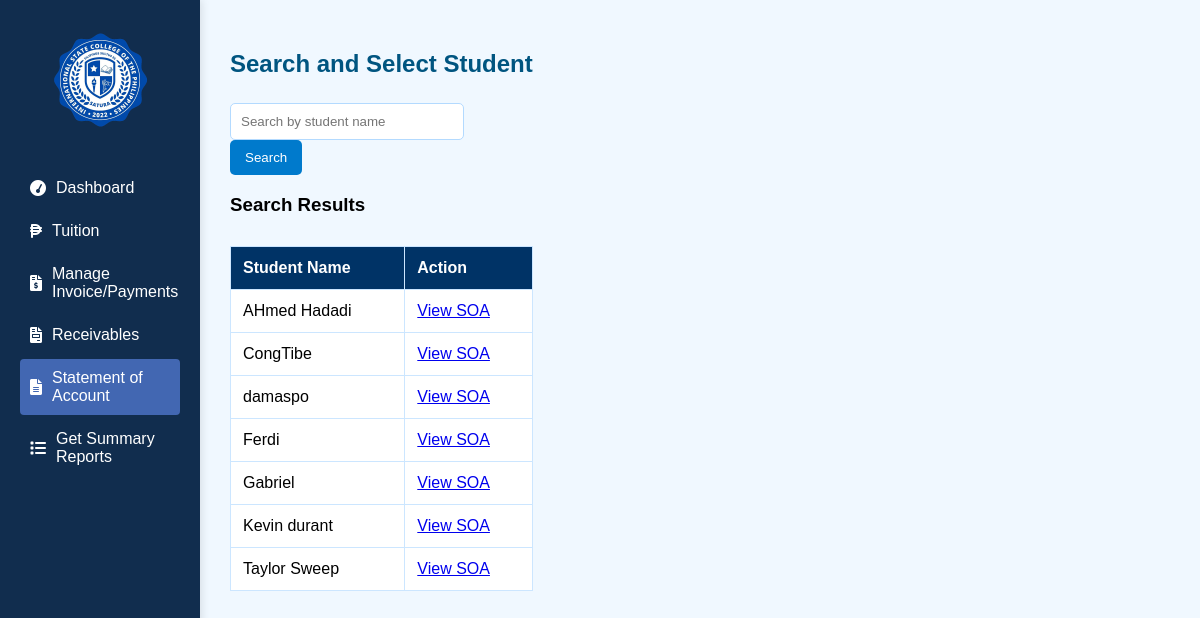
The page /Cashier/soa.php on the database as committed earlier.
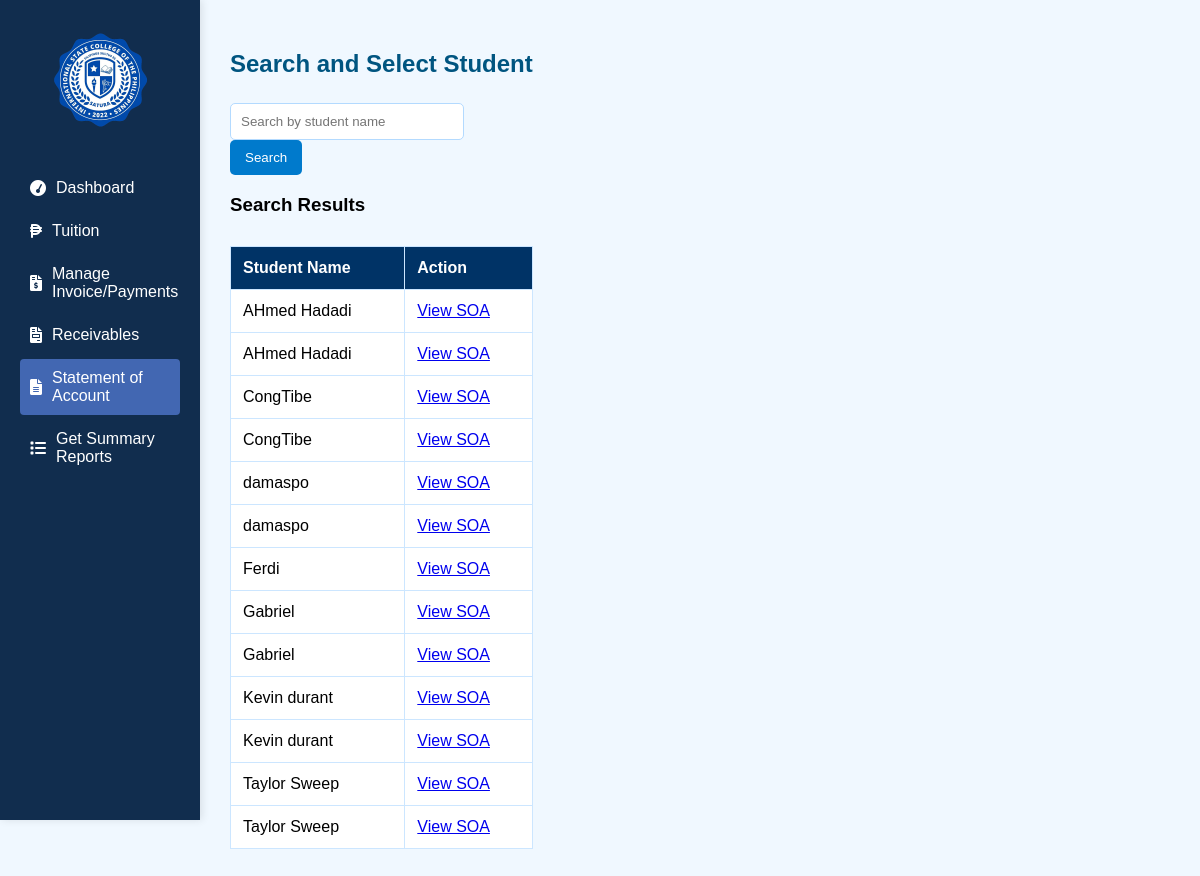
The same page on the database as committed later.
### tables this page shows
CREATE TABLE `tbladmission_addstudent` (
  `Admission_ID` int(11) NOT NULL,
  `full_name` varchar(255) NOT NULL,
  `birthdate` date NOT NULL,
  `gender` varchar(20) NOT NULL,
  `nationality` varchar(50) NOT NULL,
  `religion` varchar(50) NOT NULL,
  `address` text NOT NULL,
  `province` varchar(100) NOT NULL,
  `zip` varchar(10) NOT NULL,
  `city` varchar(100) NOT NULL,
  `email` varchar(255) NOT NULL,
  `phone` varchar(20) NOT NULL,
  `photo` varchar(255) DEFAULT NULL,
  `fathers_name` varchar(255) NOT NULL,
  `fathers_occupation` varchar(255) NOT NULL,
  `father_contact` varchar(20) NOT NULL,
  `mothers_name` varchar(255) NOT NULL,
  `mothers_occupation` varchar(255) NOT NULL,
  `mother_contact` varchar(20) NOT NULL,
  `guardian_name` varchar(255) NOT NULL,
  `guardian_relationship` varchar(100) NOT NULL,
  `guardian_contact` varchar(20) NOT NULL,
  `applying_grade` varchar(20) NOT NULL,
  `prevschool` varchar(255) NOT NULL,
  `last_grade` varchar(20) NOT NULL,
  `course` varchar(100) NOT NULL,
  `student_type` varchar(50) NOT NULL,
  `confirm` tinyint(1) NOT NULL,
  `signature` varchar(255) DEFAULT NULL,
  `sigdate` date DEFAULT NULL,
  `signature_path` varchar(255) NOT NULL,
  `document_path` varchar(255) NOT NULL,
  `document_name` varchar(255) NOT NULL,
  `status` varchar(255) DEFAULT 'Pending'
);

### Cashier/soa.php (the view, shortened to what this page needs)
<?php
$servername = "localhost";
$username = "root";
$password = "";
$dbname = "iscpdb";
$conn = new mysqli($servername, $username, $password, $dbname);
$search_query = '';
$sql = "SELECT * FROM tbladmission_addstudent WHERE full_name LIKE '%$search_query%' ORDER BY full_name ASC";
$result = $conn->query($sql);
?>
<!DOCTYPE html>
<html lang="en">
<head>
    <link rel="stylesheet" href="https://cdnjs.cloudflare.com/ajax/libs/font-awesome/6.0.0-beta3/css/all.min.css">
</head>
<body>
   <div class="sidebar">
  <div style="padding: 20px; text-align: center;">
    <img src="logo.jpg" alt="Logo" style="width: 100px; height: auto; border-radius: 50%;">
  </div>
  <div style="padding: 10px;">
    <div class="nav-item"><i class="fa fa-tachometer"></i> <span>Dashboard</span></div>
    <a href="tuition.php" class="nav-item"><i class="fas fa-peso-sign"></i> <span>Tuition</span></a>
    <a href="Payments.php" class="nav-item"><i class="fas fa-file-invoice-dollar"></i> <span>Manage Invoice/Payments</span></a>
    <a href="recievable.php" class="nav-item"><i class="fas fa-file-invoice"></i> <span>Receivables</span></a>
    <a href="soa.php" class="nav-item active"><i class="fas fa-file-alt"></i> <span>Statement of Account</span></a>
    <a href="summary.php" class="nav-item"><i class="fas fa-list"></i> <span>Get Summary Reports</span></a>
  </div>
</div>
    <div class="container">
        <h2>Search and Select Student</h2>
        <form method="POST" class="search-form">
            <input type="text" name="search" placeholder="Search by student name" value="<?= htmlspecialchars($search_query) ?>">
            <button type="submit">Search</button>
        </form>
        <?php if ($result->num_rows > 0): ?>
            <h3>Search Results</h3>
            <table>
                <thead>
                    <tr>
                        <th>Student Name</th>
                        <th>Action</th>
                    </tr>
                </thead>
                <tbody>
                    <?php while ($row = $result->fetch_assoc()): ?>
                        <tr>
                            <td><?= htmlspecialchars($row['full_name']) ?></td>
                            <td><a href="?student_id=<?= $row['Admission_ID'] ?>">View SOA</a></td>
                        </tr>
                    <?php endwhile; ?>
                </tbody>
            </table>
        <?php elseif ($search_query): ?>
            <p>No students found matching your search.</p>
        <?php endif; ?>
    </div>
</body>
</html>

Rows that differ between the two databases and show on the page:
added tbladmission_addstudent: full_name "AHmed Hadadi"
added tbladmission_addstudent: full_name "CongTibe"
added tbladmission_addstudent: full_name "damaspo"
added tbladmission_addstudent: full_name "Gabriel"
added tbladmission_addstudent: full_name "Kevin durant"
added tbladmission_addstudent: full_name "Taylor Sweep"
